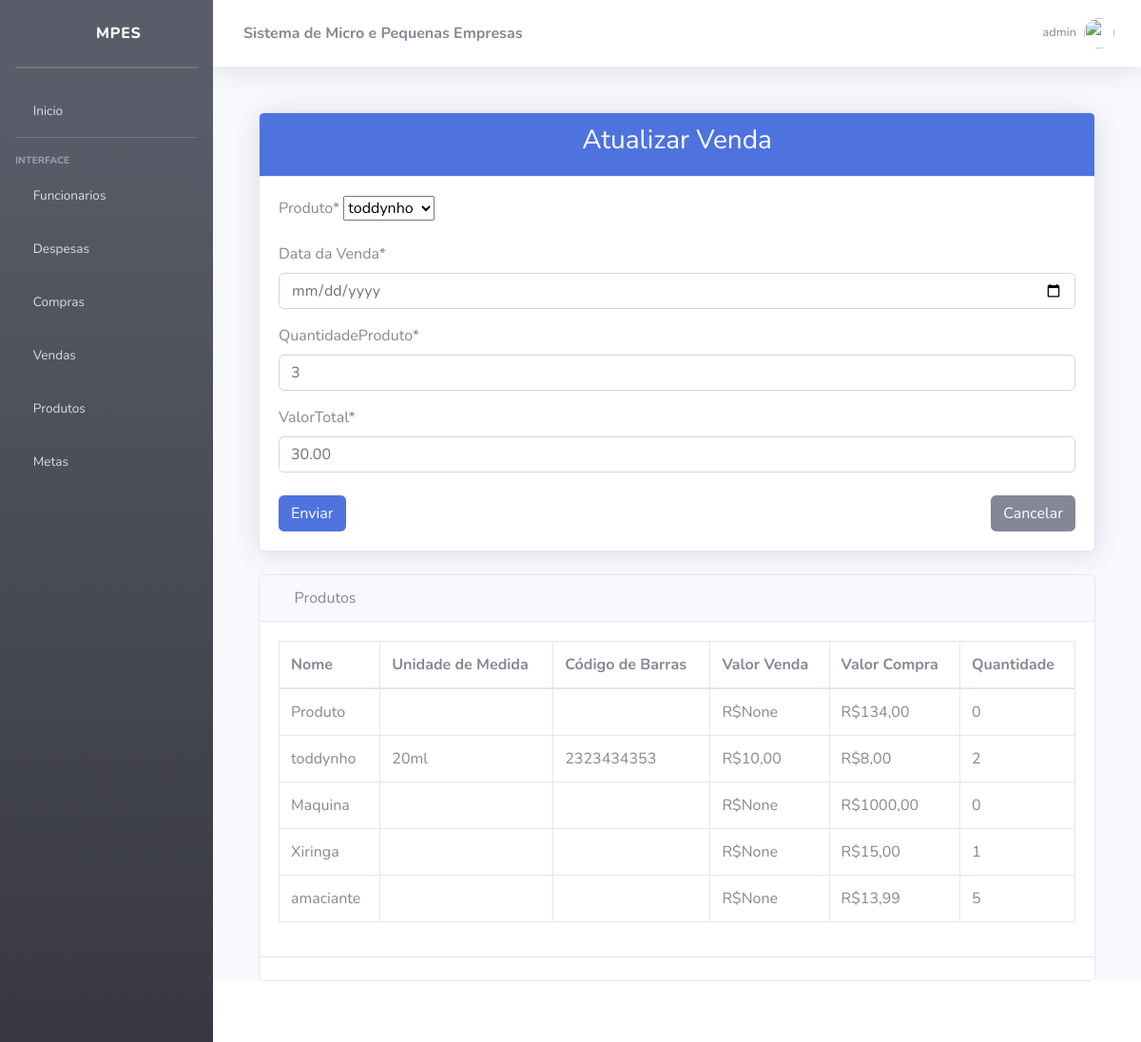
/venda/editar/3 (signed in), run on the app's committed database.
### venda/models.py (models this page shows, shortened)
class Venda(models.Model):
    produto = models.ForeignKey(Produto, on_delete=models.CASCADE)
    data = models.DateField()
    valorTotal = models.DecimalField(max_digits=10, decimal_places=2)
    quantidadeProduto = models.PositiveIntegerField()

### produtos/models.py (models this page shows)
class Produto(models.Model):
    nome = models.CharField(max_length=100)
    unidadeMedida = models.CharField(max_length=20)
    codDeBarra = models.CharField(max_length=50)
    valorVenda = models.DecimalField(max_digits=10, decimal_places=2, null=True, blank=True)
    valorCompra = models.DecimalField(max_digits=10, decimal_places=2)
    quantidade = models.IntegerField()
    def __str__(self):
        return self.nome

### venda/views.py (the view)
# urls.py: path("editar/<int:id_venda>", views.editar, name="atualizarVenda"),
@group_required('vendedor, administrador')
@login_required
def editar(request, id_venda):
    venda = Venda.objects.get(pk=id_venda)
    if request.method == 'POST':
        form = VendaForm(request.POST, instance=venda)
        if form.is_valid():
            form.save()
            return HttpResponseRedirect('/venda/?msg=Salvo')
    else:
        form = VendaForm(instance=venda)
    produto = Produto.objects.all
    return render(request, "venda/updateVenda.html", {'form': form, 'id_venda': id_venda, 'produto': produto})

### venda/forms.py (shortened to what this page needs)
class VendaForm(forms.ModelForm):
    data = forms.DateField(
        widget=DateInput(attrs={'type': 'date'}),
        label='Data da Venda'
    )
    class Meta:
        model = Venda
        fields = ['produto', 'data', 'quantidadeProduto', 'valorTotal']
    def __init__(self, *args, **kwargs):
        super().__init__(*args, **kwargs)

### MPEs/utils.py (called while the page is built, shortened)
def group_required(groups, login_url=None, raise_exception=False):
    user = Usuario
    def check_perms(user):
        if user.is_superuser:
            return True
    return user_passes_test(check_perms, login_url=login_url)

### templates/venda/updateVenda.html (shortened to what this page needs)
{% extends 'base.html' %}
{% load crispy_forms_tags %}
{% block content %}
  <div class="container mt-5">
    <div class="row justify-content-center">
      <div class="col-md-12">
        <div class="card shadow">
          <div class="card-header bg-primary text-white text-center">
            <h3>Atualizar Venda</h3>
          </div>
          <div class="card-body">
            <form action="{% url 'atualizarVenda' id_venda %}" method="post">
              {{ form|crispy }}
              <div class="d-flex justify-content-between mt-4">
                <input type="submit" value="Enviar" class="btn btn-primary" />
                <a href="{% url 'listarVenda' %}" class="btn btn-secondary">Cancelar</a>
              </div>
            </form>
          </div>
        </div>
      </div>
    </div>
  </div>
  <div class="container mt-4">
    <div class="row">
      <div class="col-md-12">
        <div class="card">
          <div class="card-header">
            <i class="fas fa-table me-1"></i>
            Produtos
          </div>
          <div class="card-body">
            <div class="table-responsive">
              <table class="table table-bordered" id="dataTable" width="100%" cellspacing="0">
                <thead>
                  <tr>
                    <th>Nome</th>
                    <th>Unidade de Medida</th>
                    <th>Código de Barras</th>
                    <th>Valor Venda</th>
                    <th>Valor Compra</th>
                    <th>Quantidade</th>
                  </tr>
                </thead>
                <tbody>
                  {% if produto %}
                    {% for produtos in produto %}
                      <tr>
                        <td>{{ produtos.nome }}</td>
                        <td>{{ produtos.unidadeMedida }}</td>
                        <td>{{ produtos.codDeBarra }}</td>
                        <td>R${{ produtos.valorVenda }}</td>
                        <td>R${{ produtos.valorCompra }}</td>
                        <td>{{ produtos.quantidade }}</td>
                      </tr>
                    {% endfor %}
                  {% endif %}
                </tbody>
              </table>
            </div>
          </div>
          <div class="card-footer bg-white">
          </div>
        </div>
      </div>
    </div>
  </div>
{% endblock %}

### templates/topbar.html (shortened to what this page needs)
{% load static %}
<nav class="navbar navbar-expand navbar-light bg-white topbar mb-4 static-top shadow">
    <div class="sidebar-brand-text mx-3"><strong>Sistema de Micro e Pequenas Empresas</strong></div>
    <ul class="navbar-nav ml-auto">
        <li class="nav-item dropdown no-arrow d-sm-none">
        <li class="nav-item dropdown no-arrow">
            <a class="nav-link dropdown-toggle" href="#" id="userDropdown" role="button"
                data-toggle="dropdown" aria-haspopup="true" aria-expanded="false">
                <span class="mr-2 d-none d-lg-inline text-gray-600 small">{{ user }}</span>
                <img class="img-profile rounded-circle"
                src="{% static 'img/undraw_profile.svg' %}">
        </a>
        </li>
    </ul>
</nav>

### data on the page
Venda: produto "toddynho", quantidadeProduto "3", valorTotal "30.00"
Produto: nome "Produto", valorVenda "None", valorCompra "134,00", quantidade "0"
Produto: nome "toddynho", unidadeMedida "20ml", codDeBarra "2323434353", valorVenda "10,00", valorCompra "8,00", quantidade "2"
Produto: nome "Maquina", valorVenda "None", valorCompra "1000,00", quantidade "0"
Produto: nome "Xiringa", valorVenda "None", valorCompra "15,00", quantidade "1"
Produto: nome "amaciante", valorVenda "None", valorCompra "13,99", quantidade "5"

### other printed values
{{ user }} "admin"
